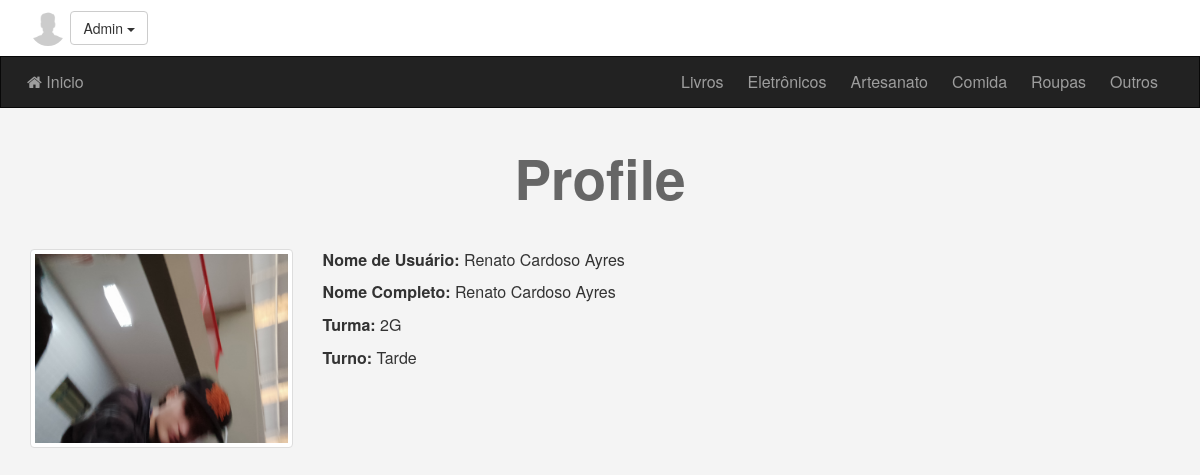
Page /users.php?userid=46 (signed in) on the committed database.
### tables this page shows
CREATE TABLE `categories` (
  `ID` int(11) NOT NULL,
  `Name` varchar(255) NOT NULL,
  `Description` text NOT NULL,
  `parent` int(11) NOT NULL,
  `Ordering` int(11) DEFAULT NULL,
  `Visibility` tinyint(4) NOT NULL DEFAULT 0,
  `Allow_Comment` tinyint(4) NOT NULL DEFAULT 0,
  `Allow_Ads` tinyint(4) NOT NULL DEFAULT 0
);

CREATE TABLE `users` (
  `UserID` int(11) NOT NULL COMMENT 'To Identify User',
  `Username` varchar(255) NOT NULL COMMENT 'Username To Login',
  `Password` varchar(255) NOT NULL COMMENT 'Password To Login',
  `Email` varchar(255) NOT NULL,
  `FullName` varchar(255) NOT NULL,
  `GroupID` int(11) NOT NULL DEFAULT 0 COMMENT 'Identify User Group',
  `TrustStatus` int(11) NOT NULL DEFAULT 0 COMMENT 'Seller Rank',
  `RegStatus` int(11) NOT NULL DEFAULT 0 COMMENT 'User Approval',
  `Date` date NOT NULL,
  `avatar` varchar(255) NOT NULL,
  `Turma` varchar(2) NOT NULL,
  `Turno` varchar(255) NOT NULL
);

### init.php (called while the page is built, shortened)
<?php
	include 'admin/connect.php';
	$sessionUser = '';
	$sessionAvatar = '';
	if (isset($_SESSION['user'])) {
		$sessionUser = $_SESSION['user'];
		$sessionAvatar = $_SESSION['avatar'];
	}
	$tpl 	= 'includes/templates/';
	$func	= 'includes/functions/';
	$css 	= 'layout/css/';
	include $func . 'functions.php';
	include $tpl . 'header.php';

### includes/functions/functions.php (called while the page is built, shortened)
<?php
	function getAllFrom($field, $table, $where = NULL, $and = NULL, $orderfield, $ordering = "DESC") {
		global $con;
		$getAll = $con->prepare("SELECT $field FROM $table $where $and ORDER BY $orderfield $ordering");
		$getAll->execute();
		$all = $getAll->fetchAll();
		return $all;
	}

### users.php (the view, shortened to what this page needs)
<?php
    $pageTitle = 'Profile';
    include 'init.php';
    $userId = isset($_GET['userid']) && is_numeric($_GET['userid']) ? intval($_GET['userid']) : 0;
    $stmt = $con->prepare("SELECT * FROM users WHERE UserID = ?");
    $stmt->execute(array($userId));
    $user = $stmt->fetch();
?>
<!DOCTYPE html>
<html lang="en">
<head>
</head>
<body>
    <div class="container">
        <h1 class="text-center"><?php echo $pageTitle; ?></h1>
        <div class="row">
            <div class="col-md-3">
                <?php
                    echo "<img class='img-responsive img-thumbnail center-block' src='admin/uploads/avatars/" . $user['avatar'] . "' alt='Profile Image' />";
                ?>
            </div>
            <div class="col-md-9">
                <p><strong>Nome de Usuário:</strong> <?php echo $user['Username']; ?></p>
                <p><strong>Nome Completo:</strong> <?php echo $user['FullName']; ?></p>
                <p><strong>Turma:</strong> <?php echo $user['Turma']; ?></p>
                <p><strong>Turno:</strong> <?php echo $user['Turno']; ?></p>
            </div>
        </div>
    </div>
    <?php include $tpl . 'footer.php'; ?>
</body>
</html>

### includes/templates/header.php (shortened to what this page needs)
<!DOCTYPE html>
<html>
	<head>
		<link rel="stylesheet" href="<?php echo $css ?>bootstrap.min.css" />
		<link rel="stylesheet" href="<?php echo $css ?>font-awesome.min.css" />
		<link rel="stylesheet" href="<?php echo $css ?>jquery-ui.css" />
		<link rel="stylesheet" href="<?php echo $css ?>jquery.selectBoxIt.css" />
		<link rel="stylesheet" href="<?php echo $css ?>front.css" />
	</head>
	<body>
	<div class="upper-bar">
		<div class="container">
			<?php
				if (isset($_SESSION['user'])) {
			?>
				<img class="my-image img-circle" src="admin/uploads/avatars/<?php echo $sessionAvatar ?>" alt="" />
				<div class="btn-group my-info">
					<span class="btn btn-default dropdown-toggle" data-toggle="dropdown">
						<?php echo $sessionUser ?>
						<span class="caret"></span>
					</span>
				</div>
				<?php
				} else {
			?>
			<a href="login.php">
				<span class="pull-right">Login/Signup</span>
			</a>
			<?php } ?>
		</div>
	</div>
	<nav class="navbar navbar-inverse">
	  <div class="container">
	    <div class="navbar-header">
	      <a class="navbar-brand" href="index.php"><i class="fa fa-home" aria-hidden="true"></i> Inicio</a>
	    </div>
	    <div class="collapse navbar-collapse" id="app-nav">
	      <ul class="nav navbar-nav navbar-right">
	      <?php
	      	$allCats = getAllFrom("*", "categories", "where parent = 0", "", "ID", "ASC");
			foreach ($allCats as $cat) {
				echo
				'<li>
					<a href="categories.php?pageid=' . $cat['ID'] . '">
						' . $cat['Name'] . '
					</a>
				</li>';
			}
	      ?>
	      </ul>
	    </div>
	  </div>
	</nav>

### layout/css/front.css (style rules this page uses)
body { background-color: #F4F4F4; font-size: 16px; }
h1 { font-size: 55px; margin: 40px 0; font-weight: bold; color: #666; }
.navbar { border-radius: 0; margin-bottom: 0; }
.nav > li > a, .navbar-brand { padding: 15px 12px; }
.navbar-brand { font-size: 1em; }
.upper-bar { padding: 10px; background-color: #FFF }
.my-image { width: 36px; height: 36px; }

### rows in the picture
categories: Name "Livros"
categories: Name "Eletrônicos"
categories: Name "Artesanato"
categories: Name "Comida"
categories: Name "Roupas"
categories: Name "Outros"
users: avatar (picture), Username "Renato Cardoso Ayres", FullName "Renato Cardoso Ayres", Turma "2G", Turno "Tarde"

### other values in the picture
$sessionUser "Admin"
$pageTitle "Profile"
